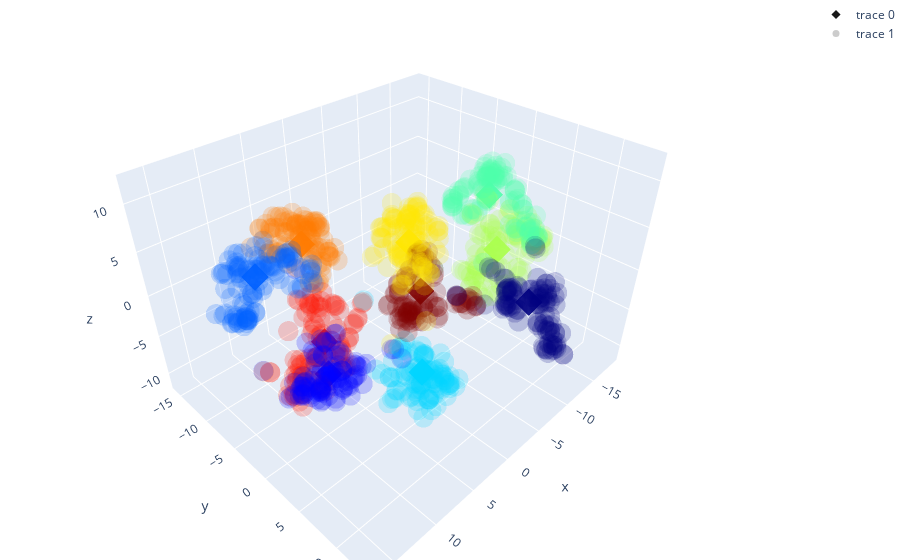

The notebook cell saved with this chart:
### Markdown cell above
## t-SNE of centroids of clusters and actual routes

### Code cell
# Create a trace for each type (centroids data)
traceCentroids = go.Scatter3d(
    x=vectorsTSNE_centroids[typesCentroidAndActual==0,0],
    y=vectorsTSNE_centroids[typesCentroidAndActual==0,1],
    z=vectorsTSNE_centroids[typesCentroidAndActual==0,2],
    mode='markers',
    marker=dict(
        size=7,
        color=colors,                # set color to an array/list of desired values
        opacity=0.9,
        symbol='diamond'
    )
)

# Create a trace for each type (actual data)
traceActual = go.Scatter3d(
    x=vectorsTSNE_centroids[typesCentroidAndActual==1,0],
    y=vectorsTSNE_centroids[typesCentroidAndActual==1,1],
    z=vectorsTSNE_centroids[typesCentroidAndActual==1,2],
    mode='markers',
    marker=dict(
        size=7,
        color=marker_colors,                # set color to an array/list of desired values
        opacity=0.2,
        symbol='circle'
    )
)


# Plot
data = [traceCentroids, traceActual]

layout = go.Layout(
    margin=dict(
        l=0,
        r=0,
        b=0,
        t=0
    )
)

fig = go.Figure(data=data, layout=layout)
fig.show()

### Figure 1 — Plotly figure (JSON) as saved in the notebook; plotly's stock layout.template omitted (floating-point values rounded to 4 significant figures; data arrays with more than 128 entries replaced by an {"elided": "..."} marker saying what was removed)
{"data": [{"marker": {"color": [[0, 0, 0.5, 1], [0, 0, 0.9991, 1], [0, 0.3784, 1, 1], [0, 0.8333, 1, 1], [0.3004, 1, 0.6673, 1], [0.6673, 1, 0.3004, 1], [1, 0.9012, 0, 1], [1, 0.48, 0, 1], [0.9991, 0.07335, 0, 1], [0.5, 0, 0, 1]], "opacity": 0.9, "size": 7, "symbol": "diamond"}, "mode": "markers", "type": "scatter3d", "x": [-10.76, 7.545, 10.4, 2.915, -15.23, -0.9806, -0.9717, 2.21, 12.49, -8.795], "y": [7.655, -2.45, -8.629, 5.77, -1.724, 10.08, 0.1579, -12.38, 3.994, -5.514], "z": [-2.815, -7.235, 2.749, -4.634, 4.225, 9.07, 5.348, 0.9992, 3.762, -7.196]}, {"marker": {"color": {"elided": "1000x4 float values"}, "opacity": 0.2, "size": 7, "symbol": "circle"}, "mode": "markers", "type": "scatter3d", "x": {"elided": "1000 float values"}, "y": {"elided": "1000 float values"}, "z": {"elided": "1000 float values"}}], "layout": {"margin": {"b": 0, "l": 0, "r": 0, "t": 0}}}
